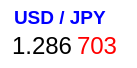
     <widget class="QWidget" name="widget1_4" native="true">
      <property name="geometry">
       <rect>
        <x>430</x>
        <y>10</y>
        <width>137</width>
        <height>68</height>
       </rect>
      </property>
      <property name="styleSheet">
       <string notr="true">background-color: rgb(255, 255, 255);
border-radius: 10px
</string>
      </property>
      <widget class="QLabel" name="labelUSDJPY1">
       <property name="geometry">
        <rect>
         <x>14</x>
         <y>2</y>
         <width>111</width>
         <height>31</height>
        </rect>
       </property>
       <property name="font">
        <font>
         <pointsize>14</pointsize>
         <weight>75</weight>
         <bold>true</bold>
        </font>
       </property>
       <property name="styleSheet">
        <string notr="true">color: rgb(0, 0, 255);
</string>
       </property>
       <property name="text">
        <string>USD / JPY</string>
       </property>
      </widget>
      <widget class="QLabel" name="labelUSDJPY2">
       <property name="geometry">
        <rect>
         <x>12</x>
         <y>30</y>
         <width>61</width>
         <height>31</height>
        </rect>
       </property>
       <property name="font">
        <font>
         <pointsize>18</pointsize>
        </font>
       </property>
       <property name="styleSheet">
        <string notr="true"/>
       </property>
       <property name="text">
        <string>1.286</string>
       </property>
      </widget>
      <widget class="QLabel" name="labelUSDJPY3">
       <property name="geometry">
        <rect>
         <x>77</x>
         <y>30</y>
         <width>41</width>
         <height>31</height>
        </rect>
       </property>
       <property name="font">
        <font>
         <pointsize>18</pointsize>
        </font>
       </property>
       <property name="styleSheet">
        <string notr="true">color: rgb(255, 0, 0);
</string>
       </property>
       <property name="text">
        <string>703</string>
       </property>
      </widget>
     </widget>
